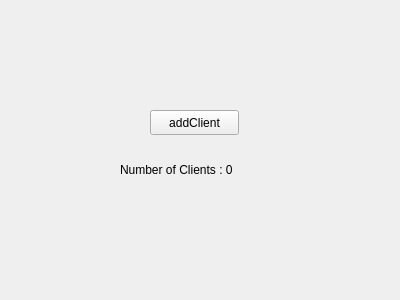
<?xml version="1.0" encoding="UTF-8"?>
<ui version="4.0">
 <class>Widget</class>
 <widget class="QWidget" name="Widget">
  <property name="geometry">
   <rect>
    <x>0</x>
    <y>0</y>
    <width>400</width>
    <height>300</height>
   </rect>
  </property>
  <property name="windowTitle">
   <string>Widget</string>
  </property>
  <widget class="QPushButton" name="pushButton">
   <property name="geometry">
    <rect>
     <x>150</x>
     <y>110</y>
     <width>89</width>
     <height>25</height>
    </rect>
   </property>
   <property name="text">
    <string>addClient</string>
   </property>
  </widget>
  <widget class="QLabel" name="label">
   <property name="geometry">
    <rect>
     <x>120</x>
     <y>160</y>
     <width>151</width>
     <height>20</height>
    </rect>
   </property>
   <property name="text">
    <string>Number of Clients : 0</string>
   </property>
  </widget>
 </widget>
 <layoutdefault spacing="6" margin="11"/>
 <resources/>
 <connections/>
</ui>
